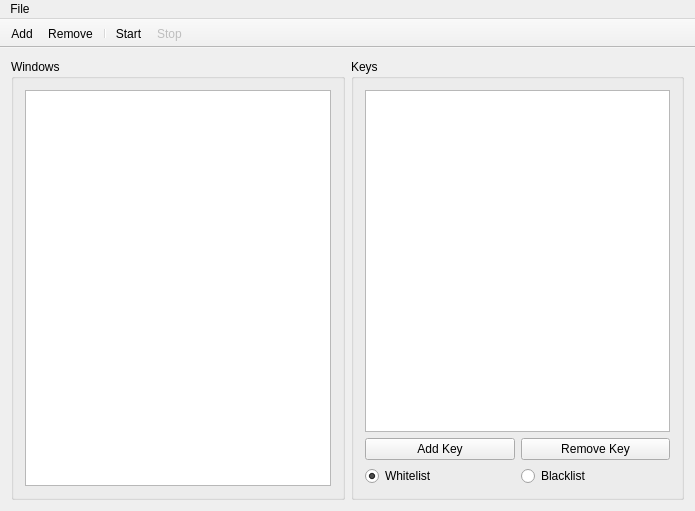
<?xml version="1.0" encoding="UTF-8"?>
<ui version="4.0">
 <class>Disseminate</class>
 <widget class="QMainWindow" name="Disseminate">
  <property name="geometry">
   <rect>
    <x>0</x>
    <y>0</y>
    <width>695</width>
    <height>511</height>
   </rect>
  </property>
  <property name="windowTitle">
   <string>Disseminate</string>
  </property>
  <widget class="QWidget" name="centralWidget">
   <layout class="QHBoxLayout" name="horizontalLayout_4">
    <item>
     <widget class="QGroupBox" name="windowGroup">
      <property name="title">
       <string>Windows</string>
      </property>
      <layout class="QHBoxLayout" name="horizontalLayout_3">
       <item>
        <widget class="QListWidget" name="windowList"/>
       </item>
      </layout>
     </widget>
    </item>
    <item>
     <widget class="QGroupBox" name="keysGroup">
      <property name="title">
       <string>Keys</string>
      </property>
      <layout class="QVBoxLayout" name="verticalLayout">
       <item>
        <widget class="QListWidget" name="keyList"/>
       </item>
       <item>
        <layout class="QHBoxLayout" name="horizontalLayout">
         <item>
          <widget class="QPushButton" name="addKey">
           <property name="text">
            <string>Add Key</string>
           </property>
          </widget>
         </item>
         <item>
          <widget class="QPushButton" name="removeKey">
           <property name="text">
            <string>Remove Key</string>
           </property>
          </widget>
         </item>
        </layout>
       </item>
       <item>
        <layout class="QHBoxLayout" name="horizontalLayout_2">
         <item>
          <widget class="QRadioButton" name="whitelistRadio">
           <property name="text">
            <string>Whitelist</string>
           </property>
           <property name="checked">
            <bool>true</bool>
           </property>
          </widget>
         </item>
         <item>
          <widget class="QRadioButton" name="blacklistRadio">
           <property name="text">
            <string>Blacklist</string>
           </property>
          </widget>
         </item>
        </layout>
       </item>
      </layout>
     </widget>
    </item>
   </layout>
  </widget>
  <widget class="QMenuBar" name="menuBar">
   <property name="geometry">
    <rect>
     <x>0</x>
     <y>0</y>
     <width>695</width>
     <height>22</height>
    </rect>
   </property>
   <widget class="QMenu" name="menuHello">
    <property name="title">
     <string>File</string>
    </property>
   </widget>
   <addaction name="menuHello"/>
  </widget>
  <widget class="QToolBar" name="toolBar">
   <property name="windowTitle">
    <string>toolBar</string>
   </property>
   <property name="movable">
    <bool>false</bool>
   </property>
   <attribute name="toolBarArea">
    <enum>TopToolBarArea</enum>
   </attribute>
   <attribute name="toolBarBreak">
    <bool>false</bool>
   </attribute>
   <addaction name="actionAdd"/>
   <addaction name="actionRemove"/>
   <addaction name="separator"/>
   <addaction name="actionStart"/>
   <addaction name="actionStop"/>
  </widget>
  <action name="actionAdd">
   <property name="icon">
    <iconset resource="icons.qrc">
     <normaloff>:/icons/icons/ic_add_circle_black_48dp.png</normaloff>:/icons/icons/ic_add_circle_black_48dp.png</iconset>
   </property>
   <property name="text">
    <string>Add</string>
   </property>
   <property name="toolTip">
    <string>Add Window</string>
   </property>
  </action>
  <action name="actionRemove">
   <property name="icon">
    <iconset resource="icons.qrc">
     <normaloff>:/icons/icons/ic_remove_circle_black_48dp.png</normaloff>:/icons/icons/ic_remove_circle_black_48dp.png</iconset>
   </property>
   <property name="text">
    <string>Remove</string>
   </property>
   <property name="toolTip">
    <string>Remove Window</string>
   </property>
  </action>
  <action name="actionStart">
   <property name="icon">
    <iconset resource="icons.qrc">
     <normaloff>:/icons/icons/ic_fiber_manual_record_black_48dp.png</normaloff>:/icons/icons/ic_fiber_manual_record_black_48dp.png</iconset>
   </property>
   <property name="text">
    <string>Start</string>
   </property>
   <property name="toolTip">
    <string>Start Broadcasting</string>
   </property>
  </action>
  <action name="actionStop">
   <property name="enabled">
    <bool>false</bool>
   </property>
   <property name="icon">
    <iconset resource="icons.qrc">
     <normaloff>:/icons/icons/ic_stop_black_48dp.png</normaloff>:/icons/icons/ic_stop_black_48dp.png</iconset>
   </property>
   <property name="text">
    <string>Stop</string>
   </property>
   <property name="toolTip">
    <string>Stop Broadcasting</string>
   </property>
  </action>
 </widget>
 <layoutdefault spacing="6" margin="11"/>
 <resources>
  <include location="icons.qrc"/>
 </resources>
 <connections/>
</ui>
